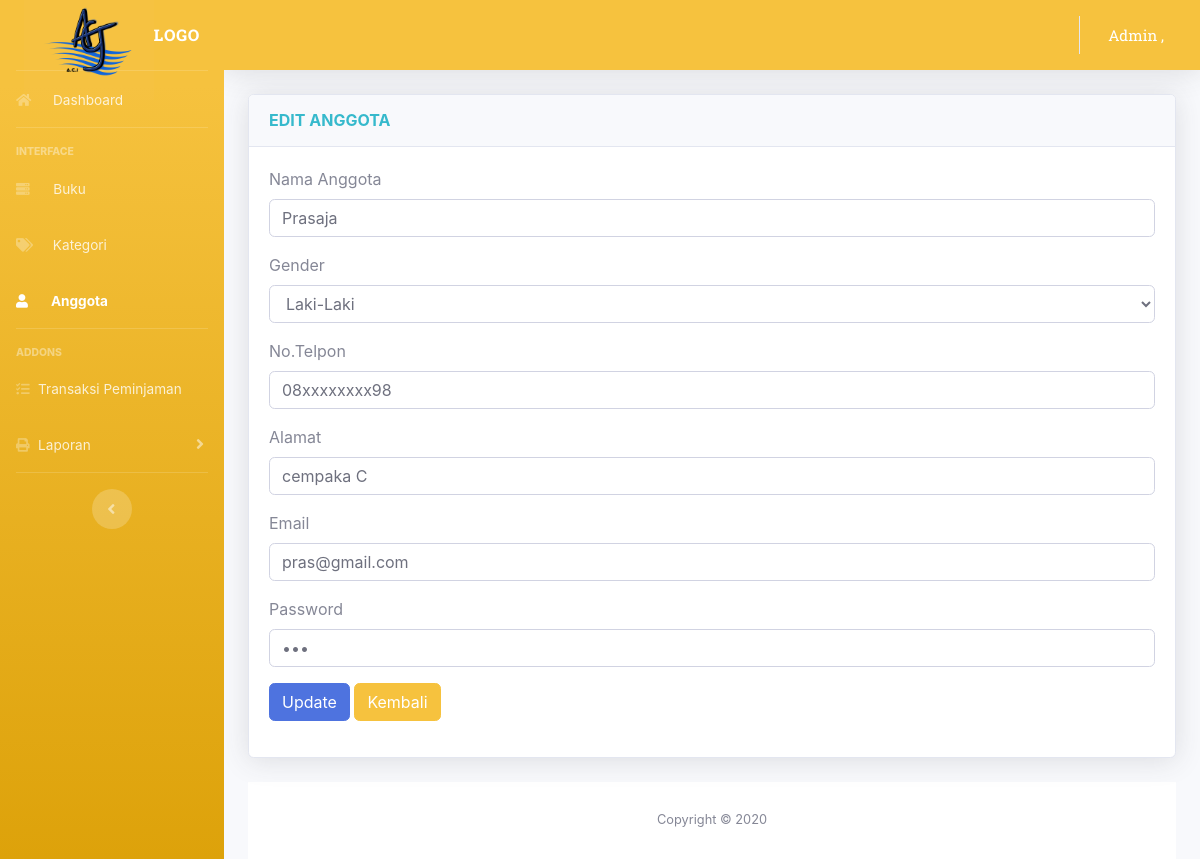
Page /admin/edit_anggota/5 on the committed database.
### tables this page shows
CREATE TABLE `anggota` (
  `id_anggota` int(11) NOT NULL,
  `nama_anggota` varchar(50) NOT NULL,
  `gender` enum('Laki-Laki','Perempuan') NOT NULL,
  `no_telp` varchar(20) NOT NULL,
  `alamat` varchar(50) NOT NULL,
  `email` varchar(30) NOT NULL,
  `password` varchar(20) NOT NULL
);

### application/controllers/Admin.php (called while the page is built, shortened)
<?php
class Admin extends CI_Controller
{
function edit_anggota($id){
$data['anggota'] = $this->db->query("select * from anggota where
id_anggota='$id'")->result();
$this->load->view('admin/header');
$this->load->view('admin/editanggota',$data);
$this->load->view('admin/footer');
}
}
?>

### index.php (called while the page is built, shortened)
<?php
require_once BASEPATH.'core/CodeIgniter.php';

### application/views/admin/editanggota.php (the view, shortened to what this page needs)
<div class="container-fluid">
	<div class="card shadow mb-4">
            <div class="card-header py-3">
              <h6 class="m-0 font-weight-bold text-info">EDIT ANGGOTA</h6>
            </div>
            <div class="card-body">
	<?php foreach ($anggota as $a){ ?>
<form action="<?php echo base_url().'admin/update_anggota' ?>" method="post"
enctype="multipart/form-data">
<div class="form-group">
<label>Nama Anggota</label>
<input type="text" name="nama_anggota" class="form-control"
value="<?php echo $a->nama_anggota; ?>">
</div>
<div class="form-group">
<label>Gender</label>
<select name="gender" class="form-control">
<option <?php if($a->gender == "Laki-Laki"){echo "selected='selected'";}
echo $a->gender; ?> value="Laki-Laki">Laki-Laki</option>
</select>
</div>
<div class="form-group">
<label>No.Telpon</label>
<input type="text" name="no_telp" class="form-control" value="<?php
echo $a->no_telp; ?>">
</div>
<div class="form-group">
<label>Alamat</label>
<input type="text" name="alamat" class="form-control" value="<?php echo
$a->alamat; ?>">
</div>
<div class="form-group">
<label>Email</label>
<input type="text" name="email" class="form-control" value="<?php echo
$a->email; ?>">
</div>
<div class="form-group">
<label>Password</label>
<input type="password" name="password" class="form-control"
value="<?php echo $a->password; ?>">
</div>
<div class="form-group">
          <button type="submit" value="Update"  class="btn btn-primary">Update</button>
          <button type="button" value="Kembali" class="btn btn-warning" onclick="window.history.go(-1)">Kembali</button>
	</form>
<?php } ?>
</div>
</div>
</div>

### rows in the picture
anggota: nama_anggota "Prasaja", gender "Laki-Laki", no_telp "08xxxxxxxx98", alamat "cempaka C", email "pras@gmail.com"
